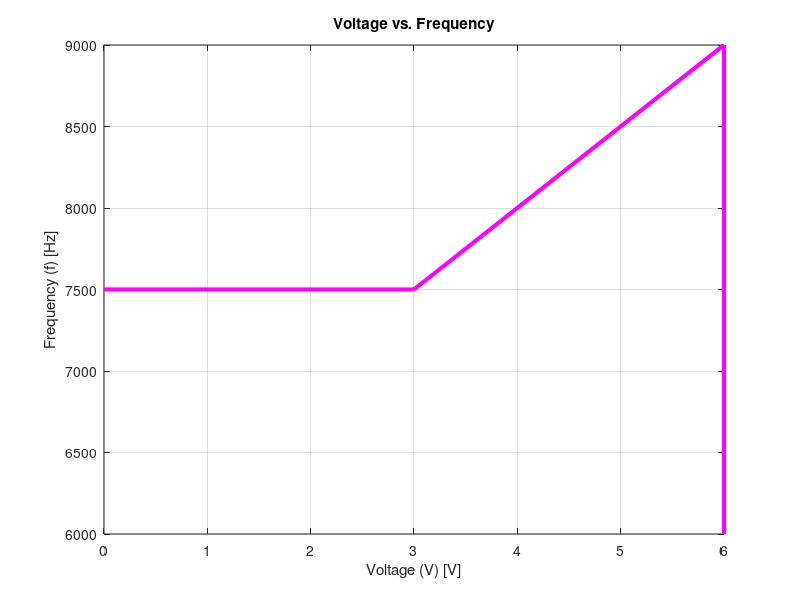

Write MATLAB code to recreate this figure. (Note: this script raises an error after producing the figure.)
%% Problem 1: Phase Diagram

clc
clear
close

%Problem Statement: Ask user to input a two element vector of voltage and
%frequency then check to see if the inputted pair is inside any of the
%zones, if in a zone then output it as accepted device and if not then
%output it as a rejected device.

%Variables:
%Input
% Voltage
% Frequency
%Outputs
% Accepted Devices
% Rejected Devices

%Task 1

Middle1 = input('Input the middle point for the power curve of Zone A as a vector [x, y]: ');
Middle2 = input('Input the middle point for the exponential curve of Zone B as a vector [x, y]: ');

figure()

plot([0,3], [7500, 7500], '-m', 'LineWidth', 3)

xlabel('Voltage (V) [V]')

ylabel('Frequency (f) [Hz]')

title('Voltage vs. Frequency')

grid on

hold on

polyfit([3,6], [7500,9000], 1);

plot([3,6], [7500,9000], '-m', 'LineWidth', 3)

plot([6,6], [6000,9000], 'm', 'LineWidth', 3)

Curve1 = polyfit(log10 ([0.15, Middle1(1), 6]), log10 ([1000, Middle1(2), 6000]), 1); 

aa = [0:0.1:6];

bb = (10^Curve1(2))*aa.^Curve1(1);

plot(aa, bb, '-m', 'LineWidth', 3)

plot([12,15], [7500, 7500], ':b', 'LineWidth', 3)

plot([8,8], [0, 3000], ':b', 'LineWidth', 3)

Curve2 = polyfit([8, Middle2(1), 12], log([3000, Middle2(2), 7500]), 1);

cc = [8:0.1:12];

dd = (exp(Curve2(2)))*exp(Curve2(1)*cc);

plot(cc,dd, ':b', 'LineWidth', 3)

xticks([0:1:15])

axis([0,15,0,10000])

text(1.5, 6500, 'Zone A', 'Color', 'm', 'FontSize', 15)
text(10, 3000, 'Zone B', 'Color', 'b', 'FontSize', 15)

text(1.5, 5500, 'Accept', 'Color', 'm', 'FontSize', 15)
text(10, 2000, 'Accept', 'Color', 'b', 'FontSize', 15)

text(3, 2000, 'Reject', 'FontSize', 20)
text(8, 9000, 'Reject', 'FontSize', 20)

xvalues = [3:0.1:6];
Linear = 500*xvalues+6000;

again = 1;
reject = 0;
accept = 0;
count = 0;

tests = [];

while again == 1
    count = count +1;
%Task 2
Input = input('Enter a two-element vector [voltage, frequency]: ');

a = 0;

while a <= 1 &&  (length(Input) >=3 || length(Input) <= 1)
    Input = input('Enter a two-element vector [voltage, frequency]: ');
    a = a + 1;
end

if (length(Input) >=3 || length(Input) <= 1) && a == 2
        error('User did not enter a two-element vector, terminating program')
end

b = 0;
while Input(1) >= 16 || Input(1) < 0
    warning('The value for voltage is outside the range');
    Input(1) = input('Input a new value for voltage that is between 0 and 15: ');
    b = b+1;
end

c = 0;
while Input(2) > 10000 || Input(2) < 0
    warning('The value for frequency is outside the range');
    Input(2) = input('Input a new value for frequency that is between 0 and 10000: ');
    c = c+1;
end

tests = [tests; Input];

number = sprintf('%0.0f', count);

plot(Input(1), Input(2), 'or', 'MarkerFaceColor', 'r', 'MarkerSize', 20)
hold on
text(Input(1)-0.2, Input(2), number, 'FontSize', 15)

again = menu('Would you like to enter another pair of voltage and frequency?', 'Yes', 'No');
end

%Task 3
aa; %x value of Zone A curve from 0 to 6
bb; %y value of Zone A curve from 0 to 6000
cc; %x value of Zone B curve from 8 to 12
dd; %y value of Zone B curve from 3000 to 7500

[row, col] = size(tests);

fprintf('\nYour tests resulted in:\n')

for i = 1:row
voltage = tests(i,1);
frequency = tests(i,2);
if voltage <= 3
    Value = find(voltage == aa);
    if frequency >= bb(Value) && frequency <= 7500
        accept = accept + 1;
    else
        reject = reject + 1;
    end
end

if voltage > 3 && voltage <= 6
    Value = find(voltage == aa);
    Value2 = find(voltage == xvalues);
    if frequency >= bb(Value) && frequency <= Linear(Value2)
        accept = accept + 1;
    else
        reject = reject + 1;
    end
end

if voltage > 6 && voltage < 8
    reject = reject + 1;
end

if voltage >= 8 && voltage <= 12
    Value = find(voltage == cc);
    if frequency <= dd(Value)
        accept = accept + 1;
    else
        reject = reject + 1;
    end
end

if voltage > 12
    if frequency <= 7500
       accept = accept + 1;
    else
        reject = reject + 1;
    end
end
end

if accept == 1
    fprintf('\t%0.0f\t Accepted Device\n', accept)
else
    fprintf('\t%0.0f\t Accepted Devices\n', accept)
end
if reject == 1
    fprintf('\t%0.0f\t Rejected Device\n', reject)
else
    fprintf('\t%0.0f\t Rejected Devices\n', reject)
end

%Task 4
fprintf('\n Entry # | Voltage [V] | Frequency [Hz] | Status\n')

for i = 1:row
voltage = tests(i,1);
frequency = tests(i,2);
if voltage <= 3
    Value = find(voltage == aa);
    if frequency >= bb(Value) && frequency <= 7500
        fprintf('%0.0f\t\t%0.0f\t\t%0.0f\t\t%s\n', i, voltage, frequency, 'Accept Device in Zone A')
    else
        fprintf('%0.0f\t\t%0.0f\t\t%0.0f\t\t%s\n', i, voltage, frequency, 'Reject Device')
        reject = reject + 1;
    end
end

if voltage > 3 && voltage <= 6
    Value = find(voltage == aa);
    Value2 = find(voltage == xvalues);
    if frequency >= bb(Value) && frequency <= Linear(Value2)
        fprintf('%0.0f\t\t%0.0f\t\t%0.0f\t\t%s\n', i, voltage, frequency, 'Accept Device in Zone A')
    else
        fprintf('%0.0f\t\t%0.0f\t\t%0.0f\t\t%s\n', i, voltage, frequency, 'Reject Device')
    end
end

if voltage > 6 && voltage < 8
    fprintf('%0.0f\t\t%0.0f\t\t%0.0f\t\t%s\n', i, voltage, frequency, 'Reject Device')
end

if voltage >= 8 && voltage <= 12
    Value = find(voltage == cc);
    if frequency <= dd(Value)
        fprintf('%0.0f\t\t%0.0f\t\t%0.0f\t\t%s\n', i, voltage, frequency, 'Accept Device in Zone B')
    else
        fprintf('%0.0f\t\t%0.0f\t\t%0.0f\t\t%s\n', i, voltage, frequency, 'Reject Device')
    end
end

if voltage > 12
    if frequency <= 7500
        fprintf('%0.0f\t\t%0.0f\t\t%0.0f\t\t%s\n', i, voltage, frequency, 'Accept Device in Zone B')
    else
        fprintf('%0.0f\t\t%0.0f\t\t%0.0f\t\t%s\n', i, voltage, frequency, 'Reject Device')
    end
end

end




